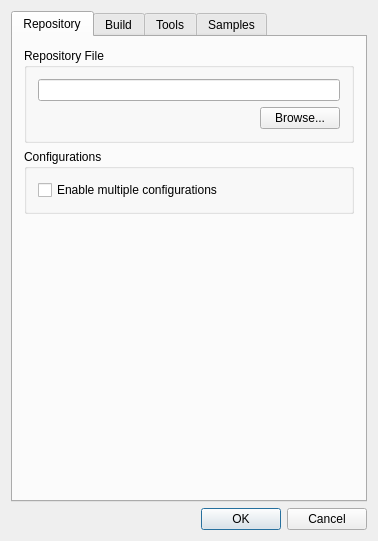
<?xml version="1.0" encoding="UTF-8"?>
<ui version="4.0">
 <author>Comm5 Tecnologia Ltda</author>
 <class>SettingsDialogClass</class>
 <widget class="QDialog" name="SettingsDialogClass">
  <property name="geometry">
   <rect>
    <x>0</x>
    <y>0</y>
    <width>378</width>
    <height>472</height>
   </rect>
  </property>
  <property name="windowTitle">
   <string>SettingsDialog</string>
  </property>
  <property name="locale">
   <locale language="English" country="UnitedStates"/>
  </property>
  <layout class="QVBoxLayout" name="verticalLayout">
   <item>
    <widget class="QTabWidget" name="tabWidget">
     <property name="tabPosition">
      <enum>QTabWidget::North</enum>
     </property>
     <property name="tabShape">
      <enum>QTabWidget::Rounded</enum>
     </property>
     <property name="currentIndex">
      <number>0</number>
     </property>
     <widget class="QWidget" name="repositoryTab">
      <attribute name="title">
       <string>Repository</string>
      </attribute>
      <layout class="QVBoxLayout" name="verticalLayout_4">
       <item>
        <widget class="QGroupBox" name="groupBox">
         <property name="title">
          <string>Repository File</string>
         </property>
         <layout class="QVBoxLayout" name="verticalLayout_2">
          <item>
           <widget class="QLineEdit" name="e_RepositoryFile"/>
          </item>
          <item>
           <layout class="QHBoxLayout" name="horizontalLayout">
            <item>
             <spacer name="horizontalSpacer">
              <property name="orientation">
               <enum>Qt::Horizontal</enum>
              </property>
              <property name="sizeHint" stdset="0">
               <size>
                <width>40</width>
                <height>20</height>
               </size>
              </property>
             </spacer>
            </item>
            <item>
             <widget class="QPushButton" name="btn_BrowseRepository">
              <property name="text">
               <string>Browse...</string>
              </property>
              <property name="browseTarget" stdset="0">
               <string>e_RepositoryFile</string>
              </property>
              <property name="fileFilter" stdset="0">
               <string>*.nut</string>
              </property>
             </widget>
            </item>
           </layout>
          </item>
         </layout>
        </widget>
       </item>
       <item>
        <widget class="QGroupBox" name="groupBox_2">
         <property name="title">
          <string>Configurations</string>
         </property>
         <layout class="QVBoxLayout" name="verticalLayout_3">
          <item>
           <widget class="QCheckBox" name="cb_MultiConfig">
            <property name="text">
             <string>Enable multiple configurations</string>
            </property>
           </widget>
          </item>
         </layout>
        </widget>
       </item>
       <item>
        <spacer name="verticalSpacer">
         <property name="orientation">
          <enum>Qt::Vertical</enum>
         </property>
         <property name="sizeHint" stdset="0">
          <size>
           <width>20</width>
           <height>174</height>
          </size>
         </property>
        </spacer>
       </item>
      </layout>
     </widget>
     <widget class="QWidget" name="buildTab">
      <attribute name="title">
       <string>Build</string>
      </attribute>
      <layout class="QVBoxLayout" name="verticalLayout_6">
       <item>
        <widget class="QGroupBox" name="groupBox_9">
         <property name="title">
          <string>General</string>
         </property>
         <layout class="QVBoxLayout" name="verticalLayout_11">
          <item>
           <widget class="QCheckBox" name="cb_LogVerbose">
            <property name="text">
             <string>Verbose compiler log messages</string>
            </property>
           </widget>
          </item>
          <item>
           <widget class="QCheckBox" name="cb_ClearLogBeforeBuild">
            <property name="text">
             <string>Clear build log before builds</string>
            </property>
           </widget>
          </item>
         </layout>
        </widget>
       </item>
       <item>
        <widget class="QGroupBox" name="groupBox_3">
         <property name="title">
          <string>Source Directory</string>
         </property>
         <layout class="QVBoxLayout" name="verticalLayout_5">
          <item>
           <layout class="QHBoxLayout" name="horizontalLayout_2">
            <item>
             <widget class="QLineEdit" name="e_SourceDirectory"/>
            </item>
            <item>
             <widget class="QPushButton" name="btn_BrowseSource">
              <property name="text">
               <string>Browse...</string>
              </property>
              <property name="browseTarget" stdset="0">
               <string>e_SourceDirectory</string>
              </property>
             </widget>
            </item>
           </layout>
          </item>
          <item>
           <layout class="QHBoxLayout" name="horizontalLayout_3">
            <item>
             <widget class="QLabel" name="label">
              <property name="text">
               <string>Platform</string>
              </property>
              <property name="buddy">
               <cstring>cb_Platform</cstring>
              </property>
             </widget>
            </item>
            <item>
             <widget class="QComboBox" name="cb_Platform"/>
            </item>
            <item>
             <spacer name="horizontalSpacer_2">
              <property name="orientation">
               <enum>Qt::Horizontal</enum>
              </property>
              <property name="sizeHint" stdset="0">
               <size>
                <width>40</width>
                <height>20</height>
               </size>
              </property>
             </spacer>
            </item>
           </layout>
          </item>
         </layout>
        </widget>
       </item>
       <item>
        <widget class="QGroupBox" name="groupBox_4">
         <property name="title">
          <string>Include Directories</string>
         </property>
         <layout class="QGridLayout" name="gridLayout">
          <item row="0" column="0">
           <widget class="QLabel" name="label_2">
            <property name="text">
             <string>First</string>
            </property>
            <property name="buddy">
             <cstring>e_IncludeFirst</cstring>
            </property>
           </widget>
          </item>
          <item row="0" column="1">
           <widget class="QLineEdit" name="e_IncludeFirst"/>
          </item>
          <item row="0" column="2">
           <widget class="QPushButton" name="btn_BrowseIncludeFirst">
            <property name="text">
             <string>Browse...</string>
            </property>
            <property name="browseTarget" stdset="0">
             <string>e_IncludeFirst</string>
            </property>
           </widget>
          </item>
          <item row="1" column="0">
           <widget class="QLabel" name="label_3">
            <property name="text">
             <string>Last</string>
            </property>
            <property name="buddy">
             <cstring>e_IncludeLast</cstring>
            </property>
           </widget>
          </item>
          <item row="1" column="1">
           <widget class="QLineEdit" name="e_IncludeLast"/>
          </item>
          <item row="1" column="2">
           <widget class="QPushButton" name="btn_BrowseIncludeLast">
            <property name="text">
             <string>Browse...</string>
            </property>
            <property name="browseTarget" stdset="0">
             <string>e_IncludeLast</string>
            </property>
           </widget>
          </item>
         </layout>
        </widget>
       </item>
       <item>
        <widget class="QGroupBox" name="groupBox_5">
         <property name="title">
          <string>Build Directory</string>
         </property>
         <layout class="QHBoxLayout" name="horizontalLayout_4">
          <item>
           <widget class="QLineEdit" name="e_BuildDirectory"/>
          </item>
          <item>
           <widget class="QPushButton" name="btn_BrowseBuildDirectory">
            <property name="text">
             <string>Browse...</string>
            </property>
            <property name="browseTarget" stdset="0">
             <string>e_BuildDirectory</string>
            </property>
           </widget>
          </item>
         </layout>
        </widget>
       </item>
       <item>
        <widget class="QGroupBox" name="groupBox_6">
         <property name="title">
          <string>Install Directory</string>
         </property>
         <layout class="QHBoxLayout" name="horizontalLayout_5">
          <item>
           <widget class="QLineEdit" name="e_InstallDirectory"/>
          </item>
          <item>
           <widget class="QPushButton" name="btn_BrowseInstallDirectory">
            <property name="text">
             <string>Browse...</string>
            </property>
            <property name="browseTarget" stdset="0">
             <string>e_InstallDirectory</string>
            </property>
           </widget>
          </item>
         </layout>
        </widget>
       </item>
      </layout>
     </widget>
     <widget class="QWidget" name="toolsTab">
      <attribute name="title">
       <string>Tools</string>
      </attribute>
      <layout class="QVBoxLayout" name="verticalLayout_8">
       <item>
        <widget class="QGroupBox" name="groupBox_7">
         <property name="title">
          <string>Tool Paths</string>
         </property>
         <layout class="QVBoxLayout" name="verticalLayout_7">
          <item>
           <widget class="QLineEdit" name="e_ToolPath"/>
          </item>
         </layout>
        </widget>
       </item>
       <item>
        <spacer name="verticalSpacer_2">
         <property name="orientation">
          <enum>Qt::Vertical</enum>
         </property>
         <property name="sizeHint" stdset="0">
          <size>
           <width>20</width>
           <height>265</height>
          </size>
         </property>
        </spacer>
       </item>
      </layout>
     </widget>
     <widget class="QWidget" name="samplesTab">
      <attribute name="title">
       <string>Samples</string>
      </attribute>
      <layout class="QVBoxLayout" name="verticalLayout_10">
       <item>
        <widget class="QGroupBox" name="groupBox_8">
         <property name="title">
          <string>Application Directory</string>
         </property>
         <layout class="QVBoxLayout" name="verticalLayout_9">
          <item>
           <layout class="QHBoxLayout" name="horizontalLayout_6">
            <item>
             <widget class="QLineEdit" name="e_AppDirectory"/>
            </item>
            <item>
             <widget class="QPushButton" name="btn_BrowseAppDirectory">
              <property name="text">
               <string>Browse...</string>
              </property>
              <property name="browseTarget" stdset="0">
               <string>e_AppDirectory</string>
              </property>
             </widget>
            </item>
           </layout>
          </item>
          <item>
           <layout class="QHBoxLayout" name="horizontalLayout_7">
            <item>
             <widget class="QLabel" name="label_4">
              <property name="text">
               <string>Programmer</string>
              </property>
              <property name="buddy">
               <cstring>cb_Platform</cstring>
              </property>
             </widget>
            </item>
            <item>
             <widget class="QComboBox" name="cb_Programmer"/>
            </item>
            <item>
             <spacer name="horizontalSpacer_3">
              <property name="orientation">
               <enum>Qt::Horizontal</enum>
              </property>
              <property name="sizeHint" stdset="0">
               <size>
                <width>40</width>
                <height>20</height>
               </size>
              </property>
             </spacer>
            </item>
           </layout>
          </item>
          <item>
           <widget class="QCheckBox" name="cb_AbsolutePathInSamples">
            <property name="text">
             <string>Use absolute paths in generated Makefiles</string>
            </property>
            <property name="checked">
             <bool>true</bool>
            </property>
           </widget>
          </item>
         </layout>
        </widget>
       </item>
       <item>
        <spacer name="verticalSpacer_3">
         <property name="orientation">
          <enum>Qt::Vertical</enum>
         </property>
         <property name="sizeHint" stdset="0">
          <size>
           <width>20</width>
           <height>230</height>
          </size>
         </property>
        </spacer>
       </item>
      </layout>
     </widget>
    </widget>
   </item>
   <item>
    <widget class="QDialogButtonBox" name="buttonBox">
     <property name="standardButtons">
      <set>QDialogButtonBox::Cancel|QDialogButtonBox::Ok</set>
     </property>
    </widget>
   </item>
  </layout>
 </widget>
 <layoutdefault spacing="6" margin="11"/>
 <tabstops>
  <tabstop>tabWidget</tabstop>
  <tabstop>e_RepositoryFile</tabstop>
  <tabstop>btn_BrowseRepository</tabstop>
  <tabstop>cb_MultiConfig</tabstop>
  <tabstop>cb_LogVerbose</tabstop>
  <tabstop>cb_ClearLogBeforeBuild</tabstop>
  <tabstop>e_SourceDirectory</tabstop>
  <tabstop>btn_BrowseSource</tabstop>
  <tabstop>cb_Platform</tabstop>
  <tabstop>e_IncludeFirst</tabstop>
  <tabstop>btn_BrowseIncludeFirst</tabstop>
  <tabstop>e_IncludeLast</tabstop>
  <tabstop>btn_BrowseIncludeLast</tabstop>
  <tabstop>e_BuildDirectory</tabstop>
  <tabstop>btn_BrowseBuildDirectory</tabstop>
  <tabstop>e_InstallDirectory</tabstop>
  <tabstop>btn_BrowseInstallDirectory</tabstop>
  <tabstop>e_ToolPath</tabstop>
  <tabstop>e_AppDirectory</tabstop>
  <tabstop>btn_BrowseAppDirectory</tabstop>
  <tabstop>cb_Programmer</tabstop>
  <tabstop>cb_AbsolutePathInSamples</tabstop>
  <tabstop>buttonBox</tabstop>
 </tabstops>
 <resources/>
 <connections>
  <connection>
   <sender>buttonBox</sender>
   <signal>accepted()</signal>
   <receiver>SettingsDialogClass</receiver>
   <slot>accept()</slot>
   <hints>
    <hint type="sourcelabel">
     <x>262</x>
     <y>462</y>
    </hint>
    <hint type="destinationlabel">
     <x>141</x>
     <y>417</y>
    </hint>
   </hints>
  </connection>
  <connection>
   <sender>buttonBox</sender>
   <signal>rejected()</signal>
   <receiver>SettingsDialogClass</receiver>
   <slot>reject()</slot>
   <hints>
    <hint type="sourcelabel">
     <x>344</x>
     <y>462</y>
    </hint>
    <hint type="destinationlabel">
     <x>308</x>
     <y>416</y>
    </hint>
   </hints>
  </connection>
  <connection>
   <sender>btn_BrowseAppDirectory</sender>
   <signal>clicked()</signal>
   <receiver>SettingsDialogClass</receiver>
   <slot>browseFolder()</slot>
   <hints>
    <hint type="sourcelabel">
     <x>301</x>
     <y>75</y>
    </hint>
    <hint type="destinationlabel">
     <x>371</x>
     <y>310</y>
    </hint>
   </hints>
  </connection>
  <connection>
   <sender>btn_BrowseSource</sender>
   <signal>clicked()</signal>
   <receiver>SettingsDialogClass</receiver>
   <slot>browseFolder()</slot>
   <hints>
    <hint type="sourcelabel">
     <x>344</x>
     <y>165</y>
    </hint>
    <hint type="destinationlabel">
     <x>372</x>
     <y>81</y>
    </hint>
   </hints>
  </connection>
  <connection>
   <sender>btn_BrowseIncludeFirst</sender>
   <signal>clicked()</signal>
   <receiver>SettingsDialogClass</receiver>
   <slot>browseFolder()</slot>
   <hints>
    <hint type="sourcelabel">
     <x>345</x>
     <y>256</y>
    </hint>
    <hint type="destinationlabel">
     <x>372</x>
     <y>165</y>
    </hint>
   </hints>
  </connection>
  <connection>
   <sender>btn_BrowseIncludeLast</sender>
   <signal>clicked()</signal>
   <receiver>SettingsDialogClass</receiver>
   <slot>browseFolder()</slot>
   <hints>
    <hint type="sourcelabel">
     <x>345</x>
     <y>285</y>
    </hint>
    <hint type="destinationlabel">
     <x>376</x>
     <y>206</y>
    </hint>
   </hints>
  </connection>
  <connection>
   <sender>btn_BrowseBuildDirectory</sender>
   <signal>clicked()</signal>
   <receiver>SettingsDialogClass</receiver>
   <slot>browseFolder()</slot>
   <hints>
    <hint type="sourcelabel">
     <x>345</x>
     <y>347</y>
    </hint>
    <hint type="destinationlabel">
     <x>376</x>
     <y>271</y>
    </hint>
   </hints>
  </connection>
  <connection>
   <sender>btn_BrowseInstallDirectory</sender>
   <signal>clicked()</signal>
   <receiver>SettingsDialogClass</receiver>
   <slot>browseFolder()</slot>
   <hints>
    <hint type="sourcelabel">
     <x>345</x>
     <y>410</y>
    </hint>
    <hint type="destinationlabel">
     <x>374</x>
     <y>341</y>
    </hint>
   </hints>
  </connection>
  <connection>
   <sender>btn_BrowseRepository</sender>
   <signal>clicked()</signal>
   <receiver>SettingsDialogClass</receiver>
   <slot>browseFile()</slot>
   <hints>
    <hint type="sourcelabel">
     <x>301</x>
     <y>97</y>
    </hint>
    <hint type="destinationlabel">
     <x>377</x>
     <y>116</y>
    </hint>
   </hints>
  </connection>
 </connections>
 <slots>
  <slot>browseFolder()</slot>
  <slot>browseFile()</slot>
 </slots>
</ui>
